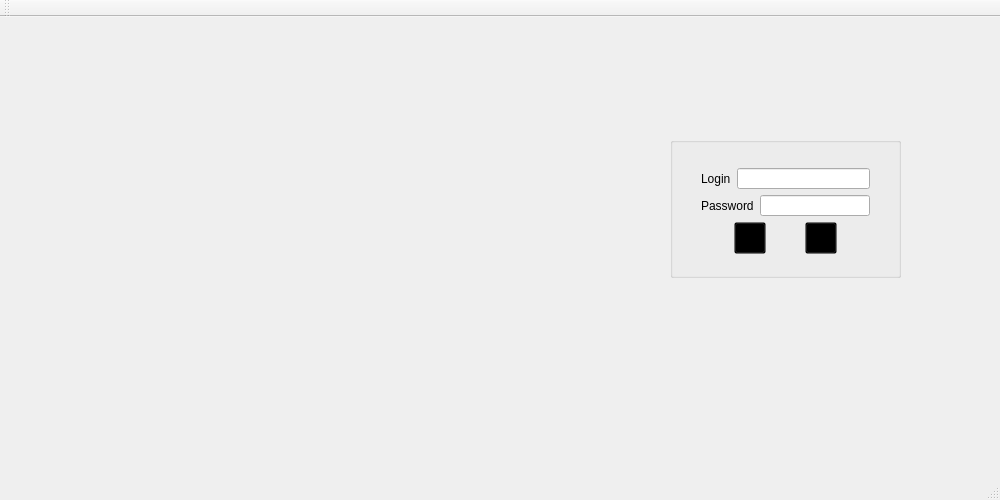
<?xml version="1.0" encoding="UTF-8"?>
<ui version="4.0">
 <class>MainWindow</class>
 <widget class="QMainWindow" name="MainWindow">
  <property name="geometry">
   <rect>
    <x>0</x>
    <y>0</y>
    <width>1000</width>
    <height>500</height>
   </rect>
  </property>
  <property name="windowTitle">
   <string>MainWindow</string>
  </property>
  <property name="styleSheet">
   <string notr="true"/>
  </property>
  <widget class="QWidget" name="centralWidget">
   <widget class="QGroupBox" name="groupBox">
    <property name="geometry">
     <rect>
      <x>670</x>
      <y>120</y>
      <width>231</width>
      <height>141</height>
     </rect>
    </property>
    <property name="title">
     <string/>
    </property>
    <widget class="QWidget" name="layoutWidget">
     <property name="geometry">
      <rect>
       <x>20</x>
       <y>20</y>
       <width>191</width>
       <height>108</height>
      </rect>
     </property>
     <layout class="QVBoxLayout" name="verticalLayout">
      <item>
       <layout class="QVBoxLayout" name="verticalLayout_3">
        <item>
         <layout class="QHBoxLayout" name="horizontalLayout_3">
          <item>
           <widget class="QLabel" name="Login_label_2">
            <property name="text">
             <string>Login</string>
            </property>
           </widget>
          </item>
          <item>
           <widget class="QLineEdit" name="login_lineEdit"/>
          </item>
         </layout>
        </item>
        <item>
         <layout class="QHBoxLayout" name="horizontalLayout_2">
          <item>
           <widget class="QLabel" name="password_label_2">
            <property name="text">
             <string>Password</string>
            </property>
           </widget>
          </item>
          <item>
           <widget class="QLineEdit" name="pass_lineEdit">
            <property name="echoMode">
             <enum>QLineEdit::Password</enum>
            </property>
           </widget>
          </item>
         </layout>
        </item>
       </layout>
      </item>
      <item>
       <layout class="QHBoxLayout" name="horizontalLayout">
        <item>
         <widget class="QPushButton" name="Sign_up_btn">
          <property name="minimumSize">
           <size>
            <width>32</width>
            <height>32</height>
           </size>
          </property>
          <property name="maximumSize">
           <size>
            <width>32</width>
            <height>32</height>
           </size>
          </property>
          <property name="styleSheet">
           <string notr="true">background: transparent;</string>
          </property>
          <property name="text">
           <string/>
          </property>
          <property name="icon">
           <iconset resource="../resources/resource.qrc">
            <normaloff>:/src/img/sign_up.png</normaloff>:/src/img/sign_up.png</iconset>
          </property>
          <property name="iconSize">
           <size>
            <width>32</width>
            <height>32</height>
           </size>
          </property>
         </widget>
        </item>
        <item>
         <widget class="QPushButton" name="Sign_in_btn">
          <property name="minimumSize">
           <size>
            <width>32</width>
            <height>32</height>
           </size>
          </property>
          <property name="maximumSize">
           <size>
            <width>32</width>
            <height>32</height>
           </size>
          </property>
          <property name="styleSheet">
           <string notr="true">background: transparent;</string>
          </property>
          <property name="text">
           <string/>
          </property>
          <property name="icon">
           <iconset resource="../resources/resource.qrc">
            <normaloff>:/src/img/sign_in.png</normaloff>:/src/img/sign_in.png</iconset>
          </property>
          <property name="iconSize">
           <size>
            <width>32</width>
            <height>32</height>
           </size>
          </property>
         </widget>
        </item>
       </layout>
      </item>
     </layout>
    </widget>
   </widget>
   <widget class="QLabel" name="label_2">
    <property name="geometry">
     <rect>
      <x>100</x>
      <y>90</y>
      <width>431</width>
      <height>181</height>
     </rect>
    </property>
    <property name="text">
     <string/>
    </property>
    <property name="pixmap">
     <pixmap resource="../resources/resource.qrc">:/src/img/welcome.png</pixmap>
    </property>
   </widget>
  </widget>
  <widget class="QMenuBar" name="menuBar">
   <property name="geometry">
    <rect>
     <x>0</x>
     <y>0</y>
     <width>1000</width>
     <height>22</height>
    </rect>
   </property>
  </widget>
  <widget class="QToolBar" name="mainToolBar">
   <attribute name="toolBarArea">
    <enum>TopToolBarArea</enum>
   </attribute>
   <attribute name="toolBarBreak">
    <bool>false</bool>
   </attribute>
  </widget>
  <widget class="QStatusBar" name="statusBar"/>
 </widget>
 <layoutdefault spacing="6" margin="11"/>
 <resources>
  <include location="../resources/resource.qrc"/>
 </resources>
 <connections/>
 <slots>
  <signal>signal1()</signal>
  <slot>slot1()</slot>
  <slot>slot2()</slot>
 </slots>
</ui>
